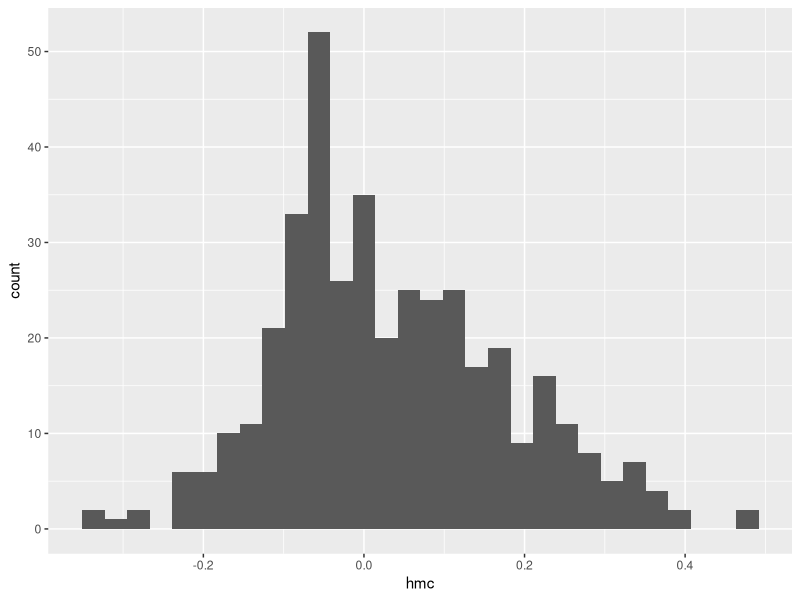

Write R code to recreate this figure. (Note: this script raises an error after producing the figure.)
## ---- chunk 1
library(tidyverse)
library(lubridate)
library(skimr)
library(survival)
library(survminer)

## ---- chunk 2

ds<-read.csv('MLB pitch_tempo.csv')


mlbds<-ds%>%
  mutate(hmc=freq_hot-freq_cold)

mlbds%>%
  ggplot(aes(x=hmc))+
  geom_histogram()
## ---- chunk 3
mlbds<-mlbds%>%mutate(hotnot=
                        case_when(
                          hmc>.091 ~ 'hot',
                          hmc<(-.0486) ~ 'cold',
                          (hmc < .091 & hmc > (-.0486))~'warm'
                        ))
## ---- chunk 4
survObj<-survfit(Surv(mlbds$median_seconds_empty,rep(1,nrow(mlbds)))~mlbds$hotnot)
ggsurvplot(fit=survObj,data=mlbds)+
  labs(
    title='Pitch Duration',
    y = 'Percent of Pitchers',
    x='duration (seconds)'
  )
